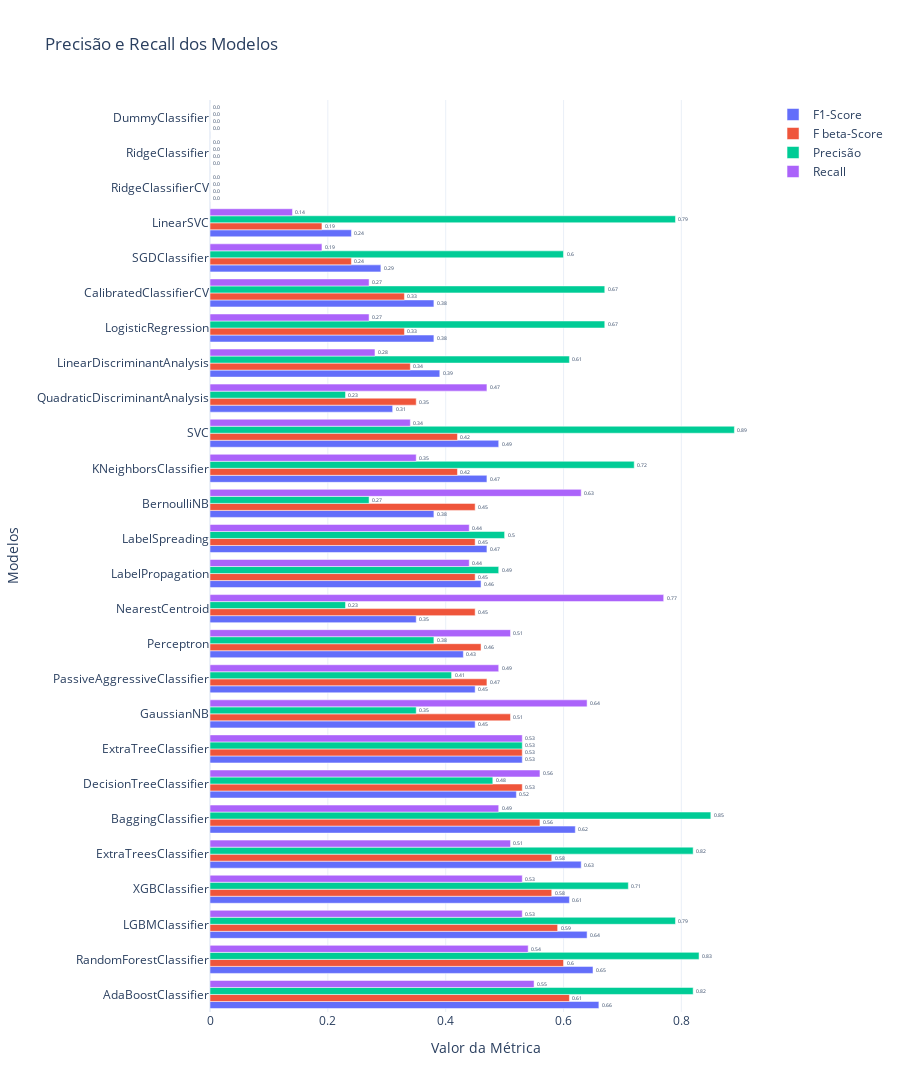

The code cell stored with this chart in its notebook:
### Code cell
import plotly.graph_objects as go

# Dados de exemplo: Precisão e Recall para os modelos
model_names = predictions.index.tolist()
precisions = predictions['Precision'].tolist()
recalls = predictions['Recall'].tolist()
f1s = predictions['F1'].tolist()
fbs = predictions['FB'].tolist()

# Criando o gráfico de barras invertidas
fig = go.Figure()

fig.add_trace(go.Bar(
    y=model_names,
    x=f1s,
    name='F1-Score',
    orientation='h',
    text=f1s,
    textposition='outside'
))
fig.add_trace(go.Bar(
    y=model_names,
    x=fbs,
    name='F beta-Score',
    orientation='h',
    text=fbs,
    textposition='outside'
))
fig.add_trace(go.Bar(
    y=model_names,
    x=precisions,
    name='Precisão',
    orientation='h',
    text=precisions,
    textposition='outside'
))
fig.add_trace(go.Bar(
    y=model_names,
    x=recalls,
    name='Recall',
    orientation='h',
    text=recalls,
    textposition='outside'
))

# Configurando o layout do gráfico
fig.update_layout(
    title='Precisão e Recall dos Modelos',
    xaxis=dict(title='Valor da Métrica'),
    yaxis=dict(title='Modelos', automargin=True),
    barmode='group',
    template='plotly_white',
    height=1500
)
fig.show()

### Figure 1 — Plotly figure (JSON) as saved in the notebook; plotly's stock layout.template omitted (floating-point values rounded to 4 significant figures)
{"data": [{"name": "F1-Score", "orientation": "h", "text": ["0.66", "0.65", "0.64", "0.61", "0.63", "0.62", "0.52", "0.53", "0.45", "0.45", "0.43", "0.35", "0.46", "0.47", "0.38", "0.47", "0.49", "0.31", "0.39", "0.38", "0.38", "0.29", "0.24", "0.0", "0.0", "0.0"], "textposition": "outside", "type": "bar", "x": [0.66, 0.65, 0.64, 0.61, 0.63, 0.62, 0.52, 0.53, 0.45, 0.45, 0.43, 0.35, 0.46, 0.47, 0.38, 0.47, 0.49, 0.31, 0.39, 0.38, 0.38, 0.29, 0.24, 0, 0, 0], "y": ["AdaBoostClassifier", "RandomForestClassifier", "LGBMClassifier", "XGBClassifier", "ExtraTreesClassifier", "BaggingClassifier", "DecisionTreeClassifier", "ExtraTreeClassifier", "GaussianNB", "PassiveAggressiveClassifier", "Perceptron", "NearestCentroid", "LabelPropagation", "LabelSpreading", "BernoulliNB", "KNeighborsClassifier", "SVC", "QuadraticDiscriminantAnalysis", "LinearDiscriminantAnalysis", "LogisticRegression", "CalibratedClassifierCV", "SGDClassifier", "LinearSVC", "RidgeClassifierCV", "RidgeClassifier", "DummyClassifier"]}, {"name": "F beta-Score", "orientation": "h", "text": ["0.61", "0.6", "0.59", "0.58", "0.58", "0.56", "0.53", "0.53", "0.51", "0.47", "0.46", "0.45", "0.45", "0.45", "0.45", "0.42", "0.42", "0.35", "0.34", "0.33", "0.33", "0.24", "0.19", "0.0", "0.0", "0.0"], "textposition": "outside", "type": "bar", "x": [0.61, 0.6, 0.59, 0.58, 0.58, 0.56, 0.53, 0.53, 0.51, 0.47, 0.46, 0.45, 0.45, 0.45, 0.45, 0.42, 0.42, 0.35, 0.34, 0.33, 0.33, 0.24, 0.19, 0, 0, 0], "y": ["AdaBoostClassifier", "RandomForestClassifier", "LGBMClassifier", "XGBClassifier", "ExtraTreesClassifier", "BaggingClassifier", "DecisionTreeClassifier", "ExtraTreeClassifier", "GaussianNB", "PassiveAggressiveClassifier", "Perceptron", "NearestCentroid", "LabelPropagation", "LabelSpreading", "BernoulliNB", "KNeighborsClassifier", "SVC", "QuadraticDiscriminantAnalysis", "LinearDiscriminantAnalysis", "LogisticRegression", "CalibratedClassifierCV", "SGDClassifier", "LinearSVC", "RidgeClassifierCV", "RidgeClassifier", "DummyClassifier"]}, {"name": "Precisão", "orientation": "h", "text": ["0.82", "0.83", "0.79", "0.71", "0.82", "0.85", "0.48", "0.53", "0.35", "0.41", "0.38", "0.23", "0.49", "0.5", "0.27", "0.72", "0.89", "0.23", "0.61", "0.67", "0.67", "0.6", "0.79", "0.0", "0.0", "0.0"], "textposition": "outside", "type": "bar", "x": [0.82, 0.83, 0.79, 0.71, 0.82, 0.85, 0.48, 0.53, 0.35, 0.41, 0.38, 0.23, 0.49, 0.5, 0.27, 0.72, 0.89, 0.23, 0.61, 0.67, 0.67, 0.6, 0.79, 0, 0, 0], "y": ["AdaBoostClassifier", "RandomForestClassifier", "LGBMClassifier", "XGBClassifier", "ExtraTreesClassifier", "BaggingClassifier", "DecisionTreeClassifier", "ExtraTreeClassifier", "GaussianNB", "PassiveAggressiveClassifier", "Perceptron", "NearestCentroid", "LabelPropagation", "LabelSpreading", "BernoulliNB", "KNeighborsClassifier", "SVC", "QuadraticDiscriminantAnalysis", "LinearDiscriminantAnalysis", "LogisticRegression", "CalibratedClassifierCV", "SGDClassifier", "LinearSVC", "RidgeClassifierCV", "RidgeClassifier", "DummyClassifier"]}, {"name": "Recall", "orientation": "h", "text": ["0.55", "0.54", "0.53", "0.53", "0.51", "0.49", "0.56", "0.53", "0.64", "0.49", "0.51", "0.77", "0.44", "0.44", "0.63", "0.35", "0.34", "0.47", "0.28", "0.27", "0.27", "0.19", "0.14", "0.0", "0.0", "0.0"], "textposition": "outside", "type": "bar", "x": [0.55, 0.54, 0.53, 0.53, 0.51, 0.49, 0.56, 0.53, 0.64, 0.49, 0.51, 0.77, 0.44, 0.44, 0.63, 0.35, 0.34, 0.47, 0.28, 0.27, 0.27, 0.19, 0.14, 0, 0, 0], "y": ["AdaBoostClassifier", "RandomForestClassifier", "LGBMClassifier", "XGBClassifier", "ExtraTreesClassifier", "BaggingClassifier", "DecisionTreeClassifier", "ExtraTreeClassifier", "GaussianNB", "PassiveAggressiveClassifier", "Perceptron", "NearestCentroid", "LabelPropagation", "LabelSpreading", "BernoulliNB", "KNeighborsClassifier", "SVC", "QuadraticDiscriminantAnalysis", "LinearDiscriminantAnalysis", "LogisticRegression", "CalibratedClassifierCV", "SGDClassifier", "LinearSVC", "RidgeClassifierCV", "RidgeClassifier", "DummyClassifier"]}], "layout": {"barmode": "group", "height": 1500, "title": {"text": "Precisão e Recall dos Modelos"}, "xaxis": {"title": {"text": "Valor da Métrica"}}, "yaxis": {"automargin": true, "title": {"text": "Modelos"}}}}
